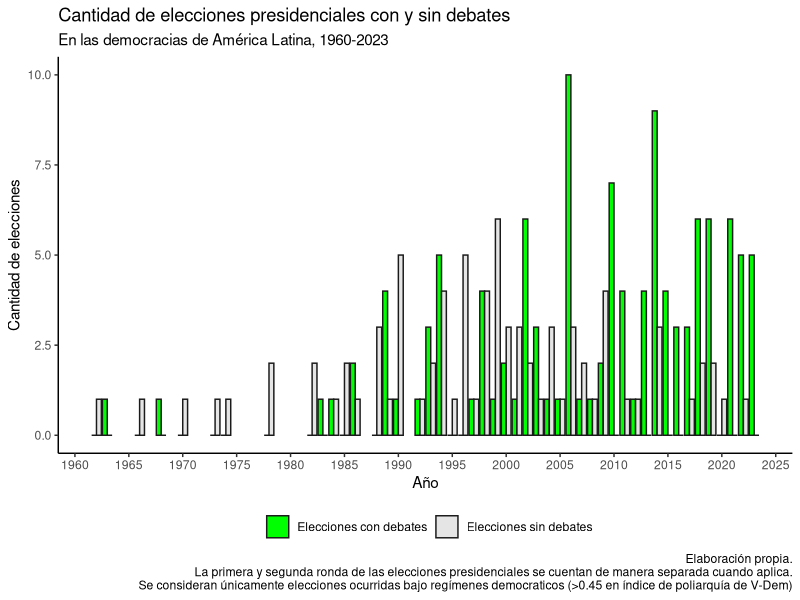
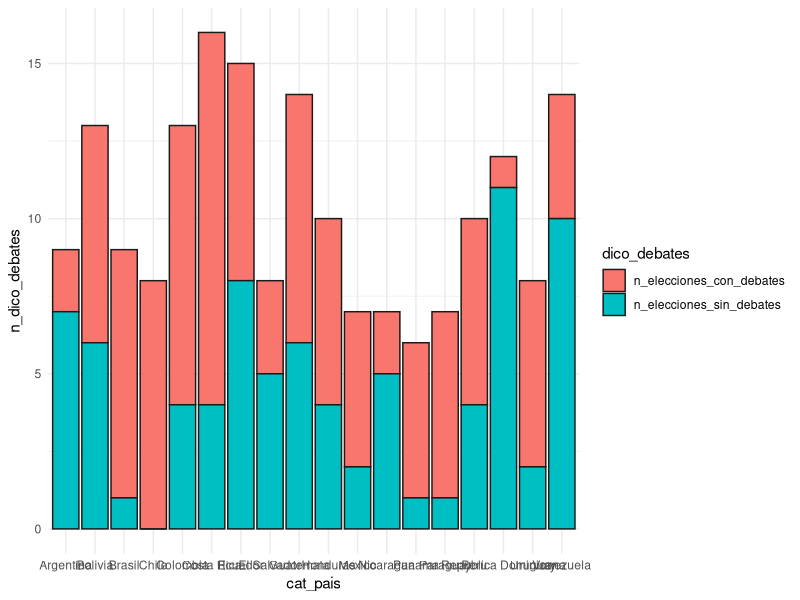

Generate these figures, in order, with R:

# PARA CAPITULO DE DESCRIPCION DE VD
# Retomo cosas de trabajo_capitulosv2024 y limpio un poco

# librerias

library(tidyverse)

# carga de data y seteo de directorio ######

# data unificada, creada en creacion_base_elecciones_datoselectorales
setwd("/home/carolina/Documents/Proyectos R/debates_latam2024/tesis_doctorado")

# DATA VD
base_vdependiente <- read.csv("./datav2023/variables_dependientes_elecciones.csv")
# para filtrar por democracias
base_controles <- read.csv("./datav2023/controles_elecciones.csv")

# DATA DESCRIPTIVA

# datos
base <- read_csv("./datav2023/base_final3v2023.csv") %>% select(-"...1", -"...2")
elecciones <-  readxl::read_xlsx("./datav2023/base_eleccionesv2023.xlsx") # base auxiliar: años que hubo elecciones por país
base_organizadores <- readxl::read_xlsx("./datav2023/base_organizadoresv2023.xlsx")
base_formatos <- readxl::read_xlsx("./datav2023/base_formatos_longv2023.xlsx")
base_temas <- readxl::read_xlsx("./datav2023/base_temas_longv2023.xlsx")
base_normativa <- readxl::read_xlsx("./datav2023/base_debates_limpiav2023.xlsx", sheet = "debates_normativo")
base_anual <- readxl::read_xlsx("./datav2023/base_anualv2023.xlsx")
base_anual_full <- readxl::read_xlsx("./datav2023/base_anual_fullv2023.xlsx")

nombres_subtipos <- readxl::read_xlsx("./codebooksv2023/nombres_subtiposv2023.xlsx")

# DATA AUXILIAR 
colorespais <- base %>% 
  distinct(cat_pais, cols_18)

colorespais2 <- base %>% 
  distinct(cat_pais, cols_18) %>% 
  mutate(cat_pais = str_replace(cat_pais,"Republica Dominicana", "Rep. Dom.")) 

plotnumber <- 0 # para guardar con numeracion ascendente

base <- base %>% mutate(id_elec = paste0(cat_pais,ncat_eleccion,ncat_ronda)) 
u_elec <- base$id_elec %>% unique()

setwd("/home/carolina/Documents/Proyectos R/debates_latam2024/tesis_doctorado")

# data solo democracias

democracias_ronda_full <- base_vdependiente %>% 
  select(-X) %>% 
  left_join(base_controles %>% 
              select(cat_pais, ncat_eleccion, ncat_ronda, democraciavdempolyarchy)) %>% 
  subset(democraciavdempolyarchy>0.45) %>% 
  subset(ncat_eleccion!=2024)  

democracias_basedebates <-  base %>%
  left_join(base_controles %>% 
              select(cat_pais, ncat_eleccion, ncat_ronda, democraciavdempolyarchy)) %>% 
  subset(democraciavdempolyarchy>0.45) %>% 
  subset(ncat_eleccion!=2024) 

democracias_anual_full <- base_anual_full %>%
  left_join(base_controles %>% 
              group_by(cat_pais, ncat_eleccion) %>% 
              summarise(democraciavdempolyarchy = mean(democraciavdempolyarchy, na.rm=T))) %>% 
  subset(democraciavdempolyarchy>0.45) %>% 
  subset(ncat_eleccion!=2024)  

# saco año incompleto 
base_anual_full <- base_anual_full %>% 
  subset(ncat_eleccion!=2024)   

base <- base %>% 
  left_join(base_controles %>% 
              select(cat_pais, ncat_eleccion, ncat_ronda, democraciavdempolyarchy)) %>% 
  subset(ncat_eleccion!=2024)  


# NOTAS

# base_anual_full -> una fila = 1 año , sin diferenciar rondas, sin filtrar x democracia
# democracias_anual_full -> una fila = 1 año, filtrando x democraci

# base y democracias_base = 1 debate x fila

# democracias_rondas_full -> 1 ronda x fila 

# VARIABLE DEPENDIENTE. #######

# MEDIDA DICO: EXISTENCIA DE DEBATES ############
 

# cuenta simple ####

# solo democracias
summary(democracias_ronda_full$dico_hubo_debates)
sd(democracias_ronda_full$dico_hubo_debates)
nrow(democracias_ronda_full)

# uniendo 1 y 2 ronda
summary(democracias_anual_full$dico_hubo_debates)
sd(democracias_anual_full$dico_hubo_debates)
nrow( democracias_anual_full)

# comparando con toda la muestra
summary(base_anual_full$dico_hubo_debates)
sd(base_anual_full$dico_hubo_debates)
nrow( base_anual_full)

# evolucion temporal de medida dico: elecciones con y sin debates #####

base_elecciones_conysindebates_t <- democracias_ronda_full %>% 
  group_by(ncat_eleccion) %>% 
  summarise(n_elecciones = n(),
            n_elecciones_con_debates = sum(dico_hubo_debates),
            n_elecciones_sin_debates = n_elecciones - n_elecciones_con_debates,
            prop_elecciones_con_debates = n_elecciones_con_debates/n_elecciones)

base_plot_elecciones_conysindebates_t <- base_elecciones_conysindebates_t %>% 
  pivot_longer(cols= c(n_elecciones_con_debates, n_elecciones_sin_debates), 
               names_to = "dico_debates", values_to = "n_dico_debates")

plot_elecciones_conysindebates_t <- base_plot_elecciones_conysindebates_t %>% 
  ggplot() + 
  geom_col(aes(ncat_eleccion, n_dico_debates, fill = dico_debates), colour = "grey10", position = "dodge") +
  theme_classic() +
  scale_fill_manual(breaks = c("n_elecciones_con_debates", "n_elecciones_sin_debates"),
                    labels =c("Elecciones con debates", "Elecciones sin debates"),
                    values = c("green", "grey90"),
                    name = "") +
  scale_x_continuous(breaks = seq(1960,2025,5)) +
  labs(title = "Cantidad de elecciones presidenciales con y sin debates",
         subtitle = "En las democracias de América Latina, 1960-2023",
       y = "Cantidad de elecciones",
       x = "Año",
       caption = "Elaboración propia.
       La primera y segunda ronda de las elecciones presidenciales se cuentan de manera separada cuando aplica.
       Se consideran únicamente elecciones ocurridas bajo regímenes democraticos (>0.45 en índice de poliarquía de V-Dem)") +
  theme(legend.position = "bottom")

plotnumber <- plotnumber + 1
filename <- paste("images/plot_", plotnumber, ".jpg", sep = "")
ggsave(filename, width = 10, height = 7)


# cuentas
summary(base_elecciones_conysindebates_t$prop_elecciones_con_debates)
sd(base_elecciones_conysindebates_t$prop_elecciones_con_debates)

# distribucion espacial de medida dico: elecciones con y sin debates #####

base_elecciones_conysindebates_e <- base_anual_full %>% 
  group_by(cat_pais) %>% 
  summarise(n_elecciones = n(),
            n_elecciones_con_debates = sum(dico_hubo_debates),
            n_elecciones_sin_debates = n_elecciones - n_elecciones_con_debates,
            prop_elecciones_con_debates = n_elecciones_con_debates/n_elecciones)

base_plot_elecciones_conysindebates_e <- base_elecciones_conysindebates_e %>% 
  pivot_longer(cols= c(n_elecciones_con_debates, n_elecciones_sin_debates), 
               names_to = "dico_debates", values_to = "n_dico_debates")

plot_elecciones_conysindebates_e <- base_plot_elecciones_conysindebates_e %>% # reordenarn en f de elec sin debates
  ggplot() + 
  geom_col(aes(cat_pais, n_dico_debates, fill = dico_debates), colour = "grey10", position = "stack") +
  theme_minimal()  

plotnumber <- plotnumber + 1
filename <- paste("images/plot_", plotnumber, ".jpg", sep = "")
ggsave(filename, width = 10, height = 7)


# cuentas
summary(base_elecciones_conysindebates_e$prop_elecciones_con_debates)
sd(base_elecciones_conysindebates_e$prop_elecciones_con_debates)


